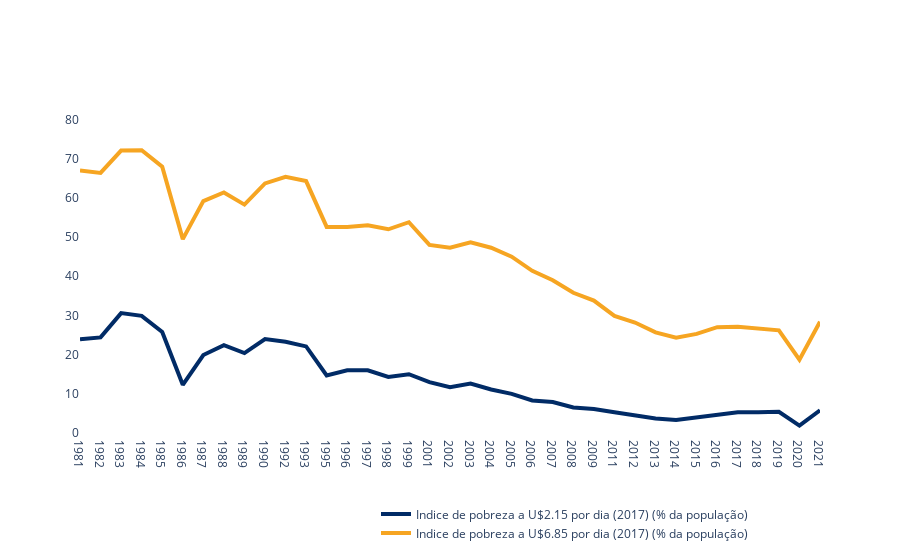

Notebook code cell kept with this figure:
### Code cell
x_values = df2.set_index('Indicator Name').T.index
y1_values = df2.set_index('Indicator Name').T['Poverty headcount ratio at $2.15 a day (2017 PPP) (% of population)'].apply(replace_comma_with_dot).values
y2_values = df2.set_index('Indicator Name').T['Poverty headcount ratio at $6.85 a day (2017 PPP) (% of population)'].apply(replace_comma_with_dot).values

# Create a Plotly figure
fig = go.Figure()

fig.add_trace(go.Scatter(
        x=x_values, 
        y=y1_values, 
        mode='lines', 
        name='Indice de pobreza a U$2.15 por dia (2017) (% da população)', 
        line_color=COLOR_PALETTE["blue"], 
        line_width=4
    )
)

fig.add_trace(go.Scatter(
        x=x_values, 
        y=y2_values, 
        mode='lines', 
        name='Indice de pobreza a U$6.85 por dia (2017) (% da população)', 
        line_color=COLOR_PALETTE["yellow"], 
        line_width=4
    )
)

fig.update_layout(
    title='',
    xaxis_title='',
    yaxis_title='',
    plot_bgcolor='white',
    xaxis=dict(showgrid=False, tickmode='linear', tickvals=[1981, 2021]),
    yaxis=dict(showgrid=False, tickvals=[0, 10, 20, 30, 40, 50, 60, 70, 80, 90, 100], range=[0, 85]),
    title_x=0.5,
    legend=dict(x=0.4, y=-0.2, orientation='h')
)
fig.show()

### Figure 1 — Plotly figure (JSON) as saved in the notebook; plotly's stock layout.template omitted (floating-point values rounded to 4 significant figures)
{"data": [{"line": {"color": "#012b66", "width": 4}, "mode": "lines", "name": "Indice de pobreza a U$2.15 por dia (2017) (% da população)", "type": "scatter", "x": ["1981", "1982", "1983", "1984", "1985", "1986", "1987", "1988", "1989", "1990", "1992", "1993", "1995", "1996", "1997", "1998", "1999", "2001", "2002", "2003", "2004", "2005", "2006", "2007", "2008", "2009", "2011", "2012", "2013", "2014", "2015", "2016", "2017", "2018", "2019", "2020", "2021"], "y": [23.9, 24.4, 30.6, 29.9, 25.8, 12.3, 19.9, 22.4, 20.4, 24, 23.3, 22.1, 14.7, 16, 16, 14.3, 15, 13, 11.7, 12.6, 11.1, 10, 8.3, 7.9, 6.5, 6.1, 5.3, 4.5, 3.7, 3.3, 3.9, 4.7, 5.3, 5.3, 5.4, 1.9, 5.8]}, {"line": {"color": "#f6a522", "width": 4}, "mode": "lines", "name": "Indice de pobreza a U$6.85 por dia (2017) (% da população)", "type": "scatter", "x": ["1981", "1982", "1983", "1984", "1985", "1986", "1987", "1988", "1989", "1990", "1992", "1993", "1995", "1996", "1997", "1998", "1999", "2001", "2002", "2003", "2004", "2005", "2006", "2007", "2008", "2009", "2011", "2012", "2013", "2014", "2015", "2016", "2017", "2018", "2019", "2020", "2021"], "y": [67, 66.4, 72.1, 72.2, 68, 49.5, 59.2, 61.4, 58.3, 63.7, 65.4, 64.3, 52.6, 52.6, 53, 52, 53.8, 48, 47.3, 48.7, 47.3, 45, 41.4, 39, 35.8, 33.8, 29.9, 28.2, 25.7, 24.3, 25.3, 27, 27.1, 26.7, 26.2, 18.7, 28.4]}], "layout": {"legend": {"orientation": "h", "x": 0.4, "y": -0.2}, "plot_bgcolor": "white", "title": {"text": "", "x": 0.5}, "xaxis": {"showgrid": false, "tickmode": "linear", "tickvals": [1981, 2021], "title": {"text": ""}}, "yaxis": {"range": [0, 85], "showgrid": false, "tickvals": [0, 10, 20, 30, 40, 50, 60, 70, 80, 90, 100], "title": {"text": ""}}}}
